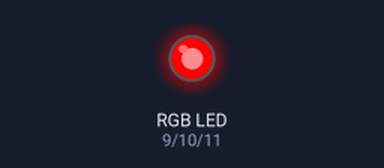
Bench run of a sketch on a simulated Arduino Uno, built with avr-gcc and run on an emulated ATmega328P. Shown: an RGB LED mixed from three pins (HIGH = lit). Dim RGB values are drawn brighter than linear.

Above: at 0.05 s.
At 1.2 s:
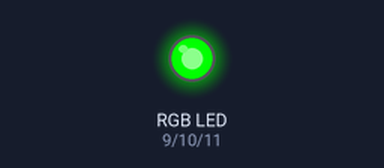
At 2.4 s:
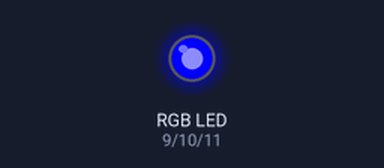
At 4.75 s:
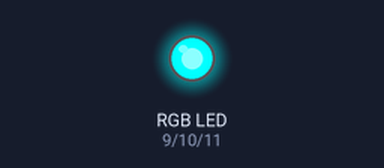
At 6.95 s:
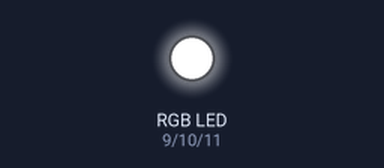
At 9.45 s:
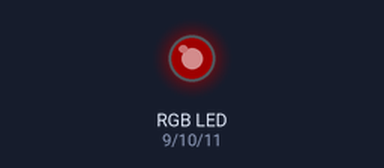
Timing chart, 0 to 12.5 s (numbered marks = the images above):
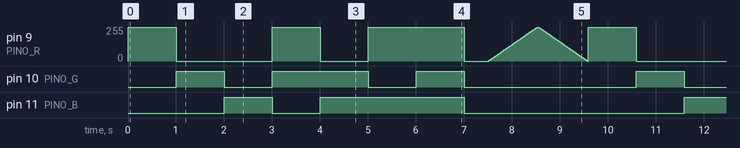

The sketch:

04_rgb.ino
```cpp
/*
  04 - LED RGB: misturando cores com PWM
  Placa: Arduino Uno/Nano

  LED RGB de CATODO COMUM (4 pernas; a mais longa e o comum -> GND):
    R -> resistor 220 -> pino 9 (~)      G -> resistor 220 -> pino 10 (~)      B -> resistor 220 -> pino 11 (~)
  Os pinos com "~" fazem PWM: analogWrite(pino, 0..255) controla o BRILHO.
  Se o seu LED for de ANODO COMUM (comum no 5V), inverta: brilho = 255 - valor.

  O que aprender: PWM, funcoes com parametros, e que qualquer cor = mistura de R, G e B.
*/
const int PINO_R = 9, PINO_G = 10, PINO_B = 11;
const bool ANODO_COMUM = false;   // troque para true se o comum for ligado ao 5V

void cor(int r, int g, int b) {   // cada valor de 0 (apagado) a 255 (maximo)
  if (ANODO_COMUM) { r = 255 - r; g = 255 - g; b = 255 - b; }
  analogWrite(PINO_R, r);
  analogWrite(PINO_G, g);
  analogWrite(PINO_B, b);
}

void setup() {
  pinMode(PINO_R, OUTPUT); pinMode(PINO_G, OUTPUT); pinMode(PINO_B, OUTPUT);
}

void loop() {
  cor(255, 0, 0);    delay(1000);   // vermelho
  cor(0, 255, 0);    delay(1000);   // verde
  cor(0, 0, 255);    delay(1000);   // azul
  cor(255, 255, 0);  delay(1000);   // amarelo  (R + G)
  cor(0, 255, 255);  delay(1000);   // ciano    (G + B)
  cor(255, 0, 255);  delay(1000);   // magenta  (R + B)
  cor(255, 255, 255); delay(1000);  // branco
  cor(0, 0, 0);      delay(500);    // apagado

  // "respiracao": o vermelho sobe e desce devagar
  for (int i = 0; i <= 255; i += 5) { cor(i, 0, 0); delay(20); }
  for (int i = 255; i >= 0; i -= 5) { cor(i, 0, 0); delay(20); }
}
```

Measured:
- by itself, pin 9 (PINO_R): moves between 0/255 and 255/255, repeating every 9.6 s
- by itself, pin 10 (PINO_G): repeats every 9.6 s: LOW 1.0 s, HIGH 2.0 s, LOW 1.0 s, HIGH 1.0 s, LOW 3.6 s, HIGH 1.0 s
- by itself, pin 11 (PINO_B): repeats every 9.6 s: LOW 1.0 s, HIGH 3.0 s, LOW 4.6 s, HIGH 1.0 s
